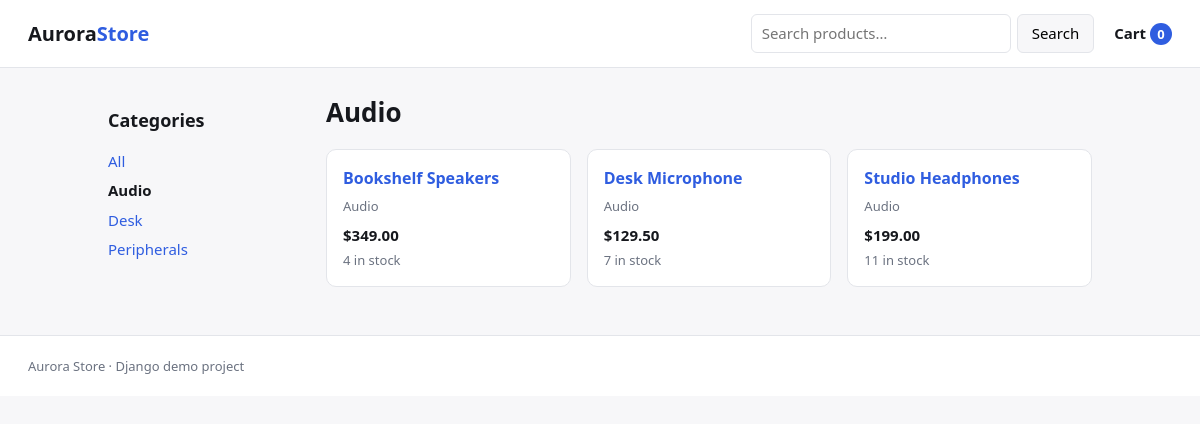
The page /category/audio/ on the database its author committed.
### catalog/models.py (models this page shows, shortened)
class Category(models.Model):
    name = models.CharField(max_length=100, unique=True)
    slug = models.SlugField(max_length=100, unique=True)
    class Meta:
        ordering = ["name"]
        verbose_name_plural = "categories"
    def get_absolute_url(self):
        return reverse("catalog:product_list_by_category", args=[self.slug])

class Product(models.Model):
    category = models.ForeignKey(
        Category, related_name="products", on_delete=models.PROTECT
    )
    name = models.CharField(max_length=200)
    slug = models.SlugField(max_length=200, unique=True)
    description = models.TextField(blank=True)
    price = models.DecimalField(max_digits=10, decimal_places=2)
    stock = models.PositiveIntegerField(default=0)
    is_active = models.BooleanField(default=True)
    created_at = models.DateTimeField(auto_now_add=True)
    updated_at = models.DateTimeField(auto_now=True)
    objects = ProductQuerySet.as_manager()
    class Meta:
        ordering = ["name"]
        indexes = [
            models.Index(fields=["is_active", "stock"]),
            models.Index(fields=["category", "name"]),
        ]
        constraints = [
            models.CheckConstraint(
                condition=models.Q(price__gte=Decimal("0.00")),
                name="product_price_non_negative",
            )
        ]
    def get_absolute_url(self):
        return reverse("catalog:product_detail", args=[self.slug])

### catalog/views.py (the view)
# urls.py: path("", views.product_list, name="product_list"),
def product_list(request, category_slug=None):
    category = None
    products = Product.objects.available().select_related("category")
    if category_slug:
        category = get_object_or_404(Category, slug=category_slug)
        products = products.filter(category=category)
    query = request.GET.get("q", "").strip()
    products = products.search(query)
    page = Paginator(products, settings.PRODUCTS_PER_PAGE).get_page(
        request.GET.get("page")
    )
    return render(
        request,
        "catalog/product_list.html",
        {
            "category": category,
            "categories": Category.objects.all(),
            "page_obj": page,
            "query": query,
        },
    )

### cart/cart.py (called while the page is built)
    def __len__(self):
        return sum(item["quantity"] for item in self.cart.values())

### cart/context_processors.py (called while the page is built)
def cart_summary(request):
    cart = Cart(request)
    return {"cart": cart, "cart_item_count": len(cart)}

### catalog/models.py (called while the page is built)
    def available(self):
        return self.filter(is_active=True, stock__gt=0)

    def search(self, term):
        if not term:
            return self
        return self.filter(
            models.Q(name__icontains=term) | models.Q(description__icontains=term)
        )

### templates/catalog/product_list.html (shortened to what this page needs)
{% extends "base.html" %}
{% block content %}
<div class="layout">
  <aside class="sidebar">
    <h2>Categories</h2>
    <ul class="cat-list">
      <li><a href="{% url 'catalog:product_list' %}" {% if not category %}class="active"{% endif %}>All</a></li>
      {% for c in categories %}
        <li><a href="{{ c.get_absolute_url }}" {% if category.slug == c.slug %}class="active"{% endif %}>{{ c.name }}</a></li>
      {% endfor %}
    </ul>
  </aside>
  <section class="content">
    <h1>{% if category %}{{ category.name }}{% else %}All products{% endif %}</h1>
    <div class="grid">
      {% for product in page_obj %}
        <article class="card">
          <h3><a href="{{ product.get_absolute_url }}">{{ product.name }}</a></h3>
          <p class="cat">{{ product.category.name }}</p>
          <p class="price">${{ product.price }}</p>
          <p class="stock">{{ product.stock }} in stock</p>
        </article>
      {% empty %}
        <p class="empty">No products matched.</p>
      {% endfor %}
    </div>
  </section>
</div>
{% endblock %}

### static/css/site.css (style rules this page uses)
:root { --bg: #f7f7f9; --panel: #ffffff; --ink: #16181d; --muted: #6b7280; --line: #e3e5ea; --accent: #2f5de0; --accent-ink: #ffffff; --danger: #b4232a; --ok: #10663f; }
* { box-sizing: border-box; }
body { margin: 0; background: var(--bg); color: var(--ink); font: 15px/1.55 system-ui, -apple-system, "Segoe UI", Roboto, sans-serif; }
a { color: var(--accent); text-decoration: none; }
h1 { font-size: 26px; margin: 0 0 16px; }
h2 { font-size: 18px; }
.layout { display: grid; grid-template-columns: 190px 1fr; gap: 28px; }
.cat-list { list-style: none; margin: 0; padding: 0; }
.cat-list li { margin-bottom: 6px; }
.cat-list a.active { font-weight: 700; color: var(--ink); }
.grid { display: grid; gap: 16px; grid-template-columns: repeat(auto-fill, minmax(210px, 1fr)); }
.card { background: var(--panel); border: 1px solid var(--line); border-radius: 10px; padding: 16px; }
.card h3 { margin: 0 0 6px; font-size: 16px; }
.card .cat { margin: 0; color: var(--muted); font-size: 13px; }
.price { font-weight: 700; margin: 8px 0 2px; }
.stock { color: var(--muted); font-size: 13px; margin: 0; }

### rows shown on the page
Category: name "Audio"
Category: name "Desk"
Category: name "Peripherals"
Product: name "Bookshelf Speakers", category.name "Audio", price "349.00", stock "4"
Product: name "Desk Microphone", category.name "Audio", price "129.50", stock "7"
Product: name "Studio Headphones", category.name "Audio", price "199.00", stock "11"

### other values the page prints
{{ cart_item_count }} "0"
